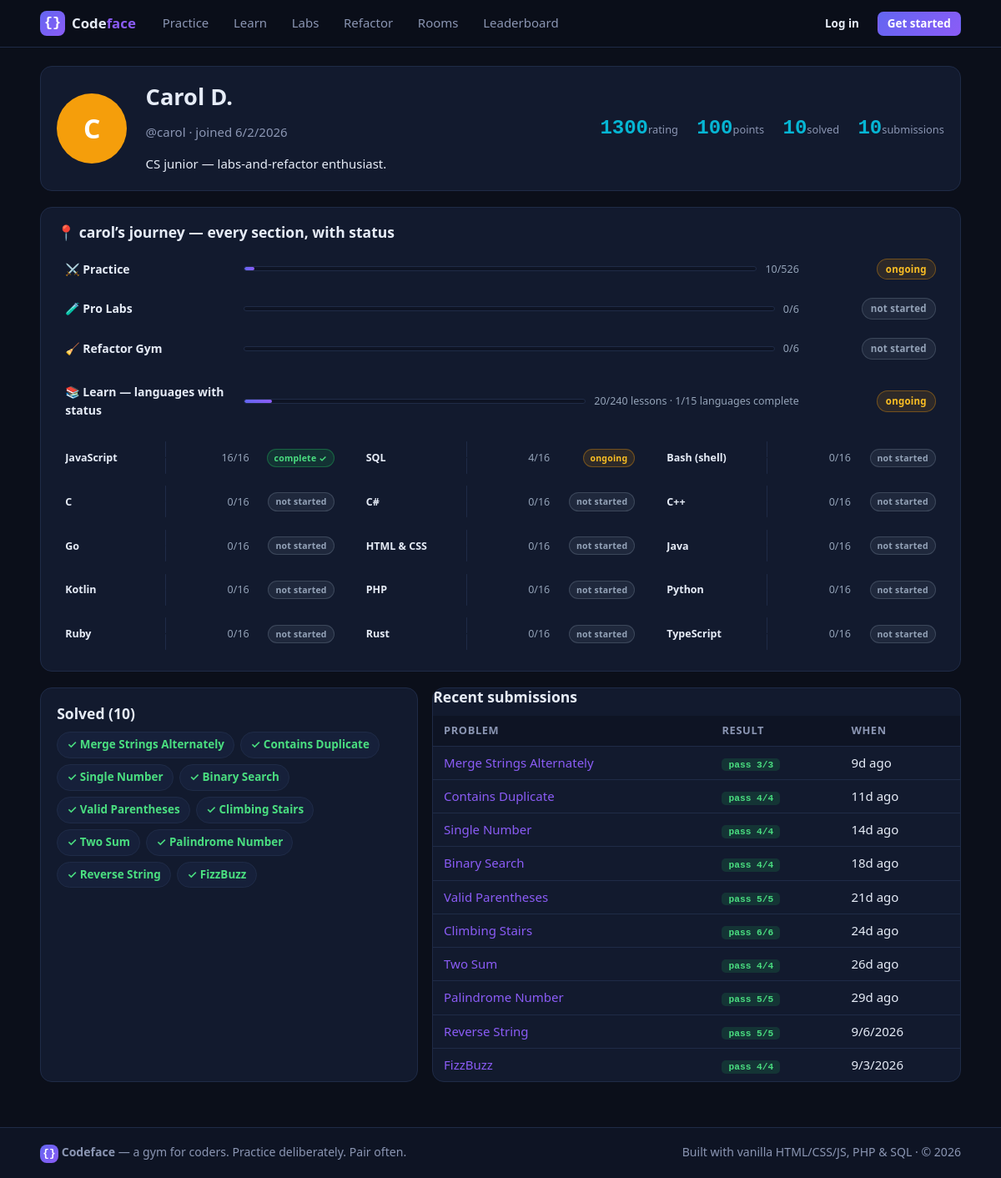
/frontend/profile.php?u=carol, run on the app's committed database.
### tables this page shows
CREATE TABLE users (
  id            INTEGER PRIMARY KEY AUTOINCREMENT,
  username      TEXT NOT NULL UNIQUE,
  email         TEXT NOT NULL UNIQUE,
  password_hash TEXT NOT NULL,
  display_name  TEXT NOT NULL DEFAULT '',
  bio           TEXT NOT NULL DEFAULT '',
  avatar        TEXT NULL,             -- uploaded profile photo filename (data/avatars/), NULL = initials
  avatar_color  TEXT NOT NULL DEFAULT '#6366f1',
  rating        INTEGER NOT NULL DEFAULT 1200,
  is_admin      INTEGER NOT NULL DEFAULT 0,
  created_at    TEXT NOT NULL DEFAULT (datetime('now')),
  last_seen     TEXT
);

CREATE TABLE submissions (
  id         INTEGER PRIMARY KEY AUTOINCREMENT,
  user_id    INTEGER NOT NULL REFERENCES users(id) ON DELETE CASCADE,
  problem_id INTEGER NOT NULL REFERENCES problems(id) ON DELETE CASCADE,
  status     TEXT NOT NULL,
  code       TEXT NOT NULL,
  passed     INTEGER NOT NULL DEFAULT 0,
  total      INTEGER NOT NULL DEFAULT 0,
  runtime_ms REAL,
  created_at TEXT NOT NULL DEFAULT (datetime('now'))
);

CREATE TABLE problems (
  id            INTEGER PRIMARY KEY AUTOINCREMENT,
  slug          TEXT NOT NULL UNIQUE,
  title         TEXT NOT NULL,
  difficulty    TEXT NOT NULL CHECK (difficulty IN ('easy','medium','hard')),
  category      TEXT NOT NULL DEFAULT '',
  description   TEXT NOT NULL,
  tags          TEXT NOT NULL DEFAULT '',
  function_name TEXT NOT NULL,
  starter_js    TEXT NOT NULL,
  solution_js   TEXT NOT NULL DEFAULT '',
  tests_json    TEXT NOT NULL,
  starters_json TEXT,
  points        INTEGER NOT NULL DEFAULT 10,
  ai_user_id    INTEGER NULL REFERENCES users(id) ON DELETE CASCADE,
  created_at    TEXT NOT NULL DEFAULT (datetime('now'))
);

### frontend/profile.php (the view, shortened to what the rows shown need)
<?php
require __DIR__ . '/../backend/lib/bootstrap.php';
$me = current_user();
$username = (string)($_GET['u'] ?? ($me['username'] ?? ''));
$user = db_one(
    'SELECT id, username, display_name, bio, avatar_color, rating, created_at FROM users WHERE username = ?',
    [$username]
);
$uid = (int)$user['id'];
$recent = db_all(
    "SELECT s.status, s.passed, s.total, s.created_at, p.slug, p.title
     FROM submissions s JOIN problems p ON p.id = s.problem_id
     WHERE s.user_id = ? ORDER BY s.id DESC LIMIT 10",
    [$uid]
);
$isMe = $me && (int)$me['id'] === $uid;
$user = db_one('SELECT * FROM users WHERE id = ?', [$uid]);
require __DIR__ . '/../backend/partials/head.php';
require __DIR__ . '/../backend/partials/header.php';
?>
<div class="container">
  <div class="card profile-head">
    <div class="avatar-edit-wrap">
      <?= cf_avatar_html($user, 'avatar xl') ?>
    </div>
    <div class="profile-id">
      <h1><?= e($user['display_name'] ?: $user['username']) ?>
      </h1>
      <p class="muted">@<?= e($user['username']) ?> · joined <time data-ts="<?= e($user['created_at']) ?>"><?= e($user['created_at']) ?></time></p>
      <?php if ($user['bio']): ?><p class="bio"><?= e($user['bio']) ?></p><?php endif; ?>
    </div>
    <div class="stat-cards">
      <div class="stat-card"><span class="stat-num"><?= (int)$user['rating'] ?></span><span class="stat-label">rating</span></div>
    </div>
  </div>
  <div class="card journey-card">
    <div class="card-head"><h3>📍 <?= $isMe ? 'Your' : e($user['username']) . '’s' ?> journey — every section, with status</h3></div>
  </div>
  <div class="profile-grid">
    <div class="card table-card">
      <?php if (!$recent): ?>
        <p class="empty-note">No submissions yet.</p>
      <?php else: ?>
      <table class="lb-table compact">
        <thead><tr><th>Problem</th><th>Result</th><th>When</th></tr></thead>
        <tbody>
          <?php foreach ($recent as $r): ?>
          <tr>
            <td><a href="problem.php?slug=<?= urlencode($r['slug']) ?>"><?= e($r['title']) ?></a></td>
            <td>
              <?php if ($r['status'] === 'pass'): ?>
                <span class="result-pill pass">pass <?= (int)$r['passed'] ?>/<?= (int)$r['total'] ?></span>
              <?php else: ?>
                <span class="result-pill fail">fail <?= (int)$r['passed'] ?>/<?= (int)$r['total'] ?></span>
              <?php endif; ?>
            </td>
            <td><time data-ts="<?= e($r['created_at']) ?>"><?= e($r['created_at']) ?></time></td>
          </tr>
          <?php endforeach; ?>
        </tbody>
      </table>
      <?php endif; ?>
    </div>
  </div>
</div>
<?php
require __DIR__ . '/../backend/partials/footer.php';
?>

### backend/lib/helpers.php (shortened to what the rows shown need)
<?php
function e(?string $s): string {
    return htmlspecialchars((string)$s, ENT_QUOTES, 'UTF-8');
}
function cf_avatar_file(?string $avatar): ?string {
    if (!$avatar) return null;
    $f = __DIR__ . '/../../database/data/avatars/' . basename($avatar);
    return is_file($f) ? $f : null;
}
function cf_avatar_url(array $user): ?string {
    $f = cf_avatar_file($user['avatar'] ?? null);
    if (!$f) return null;
    return 'avatar.php?id=' . (int)$user['id'] . '&v=' . filemtime($f);
}
function cf_avatar_html(array $user, string $cls = 'avatar'): string {
    $url = cf_avatar_url($user);
    return '<span class="' . e($cls) . '" style="background:' . e($user['avatar_color'] ?? '#6366f1') . '">'
         . e(strtoupper(substr((string)$user['username'], 0, 1))) . '</span>';
}

### data on the page
users: username "C", display_name "Carol D.", username "carol", bio "CS junior — labs-and-refactor enthusiast.", rating "1300"
submissions: problem.title "Merge Strings Alternately", passed "3", total "3"
submissions: problem.title "Contains Duplicate", passed "4", total "4"
submissions: problem.title "Single Number", passed "4", total "4"
submissions: problem.title "Binary Search", passed "4", total "4"
submissions: problem.title "Valid Parentheses", passed "5", total "5"
submissions: problem.title "Climbing Stairs", passed "6", total "6"
submissions: problem.title "Two Sum", passed "4", total "4"
submissions: problem.title "Palindrome Number", passed "5", total "5"
submissions: problem.title "Reverse String", passed "5", total "5"
submissions: problem.title "FizzBuzz", passed "4", total "4"

### other printed values
$label "Practice Learn Labs Refactor Rooms Leaderboard"
$points "100"
$stats['solved'] "10"
$stats['subs'] "10"
$label "⚔️ Practice"
$s['done'] "10"
$s['total'] "526"
$stLabel "ongoing"
$label "🧪 Pro Labs"
$s['done'] "0"
$s['total'] "6"
$stLabel "not started"
$label "🧹 Refactor Gym"
$ld "20"
$lt "240"
